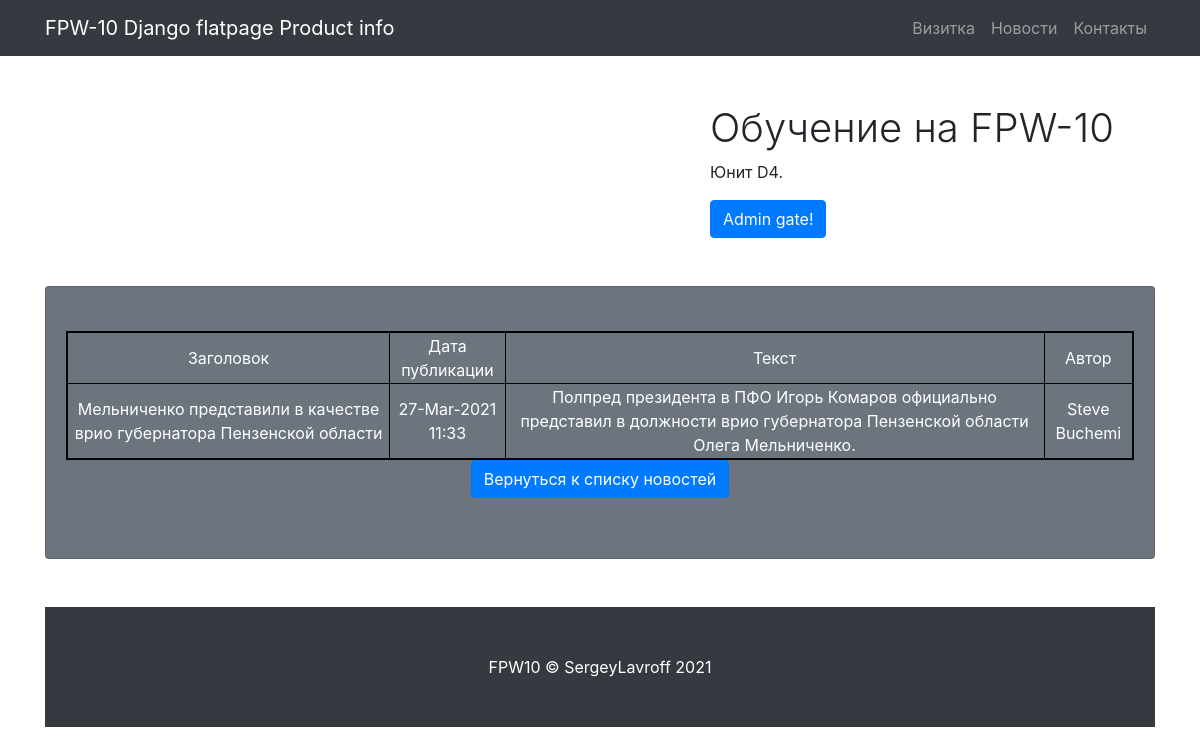
/news/5, run on the app's committed database.
### news/models.py (models this page shows, shortened)
class News(models.Model):
    title = models.CharField(
        max_length=255,
        unique=True,
    )
    creation_date = models.DateTimeField(auto_now_add=True)
    body = models.TextField()
    rating = models.IntegerField(default = 0)
    category = models.ForeignKey(
        to='Category',
        on_delete=models.CASCADE,
        related_name='news',)
    author = models.ForeignKey(
        to='Author',
        on_delete=models.CASCADE,
        related_name='news',)

class Author(models.Model):
    name = models.CharField(max_length=100, unique=True)
    def __str__(self):
        return f'{self.name.title()}'

### news/views.py (the view)
# urls.py: path('<int:pk>', ArticleDetailView.as_view(), name='article'),
class ArticleDetailView(DetailView):
    model = News
    template_name = 'news/article.html'
    context_object_name = 'article'

### news/templatetags/custom_filters.py (called while the page is built)
@register.filter(name='censor')
def censor(value):
    if isinstance(value, str):
        repl = ''
        for word in value.split():
            for pattern in PATTERN_1:
                if re.search(pattern, word.strip('.,;:?!-').lower()):
                    repl += '&%!%@' + ' '
                    break
            else:
                repl += word + ' '
        return str(repl)
    else:
        raise ValueError('Цензор обрабатывает только строки.')

### templates/news/article.html
{% extends 'flatpages/default.html' %}
{% load custom_filters %}
{% block title %}
Product info
{% endblock title %}
{% block content %}
<table bordercolor="black" border="2" width="100%">
            <tr>
                <td>
                    Заголовок
                </td>
                <td>
                    Дата публикации
                </td>
                <td>
                    Текст
                </td>
                <td>
                    Автор
                </td>
            </tr>
             <tr>
                 <td>
                    {{ article.title|censor }}
                </td>
                 <td>
                    {{ article.creation_date|date:'d-M-Y H:i' }}
                </td>
                <td>
                    {{ article.body|censor }}
                </td>
                <td>
                    {{ article.author }}
                </td>
            </tr>
        </table>
<a class="btn btn-primary" href="/news ">Вернуться к списку новостей</a> <br>
{% endblock content %}

### static/css/small-business.css (style rules this page uses)
body { padding-top: 56px; }

### data on the page
News: title|censor "Мельниченко представили в качестве врио губернатора Пензенской области", creation_date "27-Mar-2021 11:33", body|censor "Полпред президента в ПФО Игорь Комаров официально представил в должности врио губернатора Пензенской области Олега Мельниченко.", author "Steve Buchemi"
